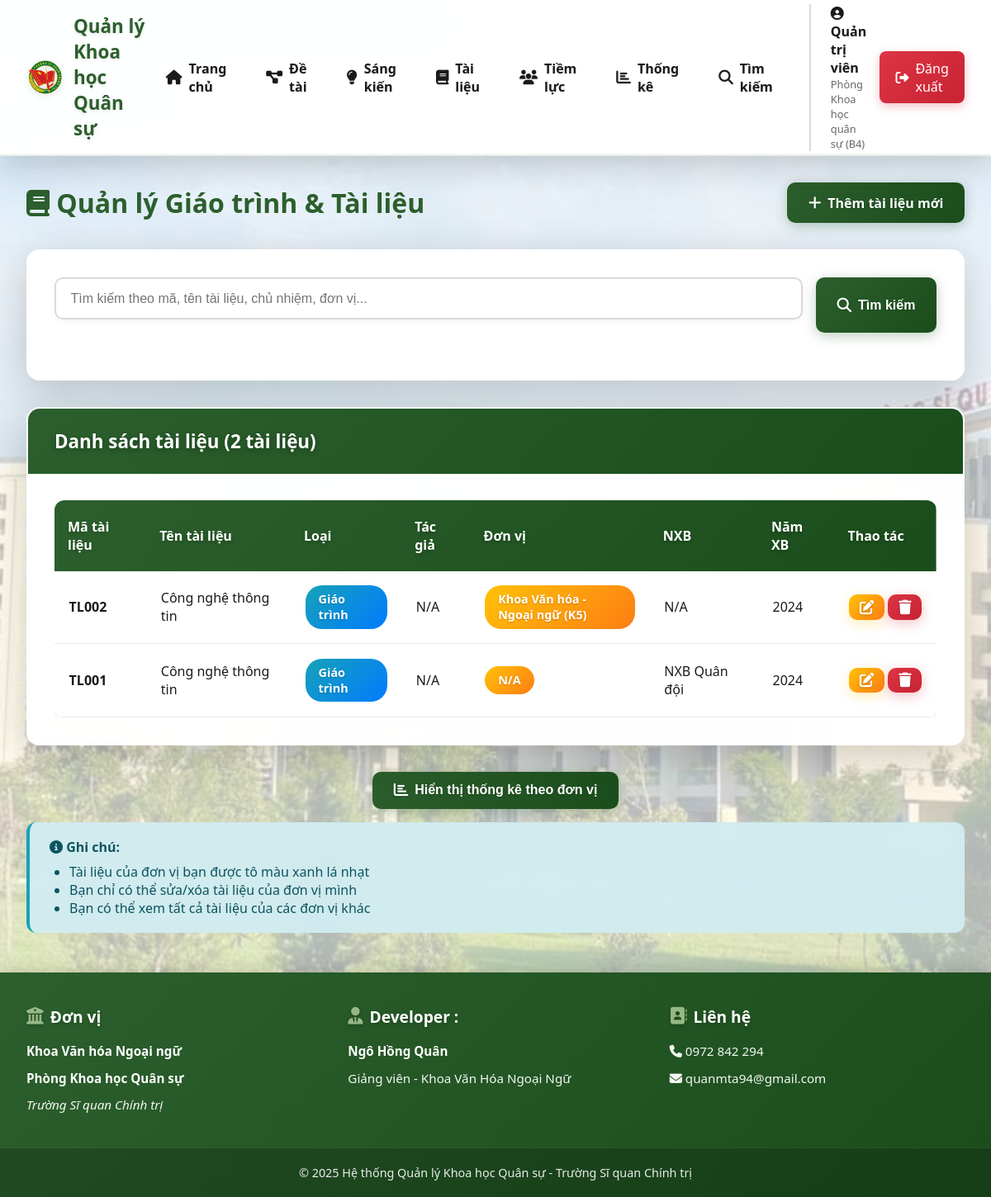
The app's page /tailieu (signed in) with its own data.
### models/__init__.py (models this page shows, shortened)
class User(UserMixin, db.Model):
    __tablename__ = 'users'
    id = db.Column(db.Integer, primary_key=True)
    username = db.Column(db.String(80), unique=True, nullable=False)
    email = db.Column(db.String(120), unique=True, nullable=False)
    password_hash = db.Column(db.String(255), nullable=False)
    full_name = db.Column(db.String(120), nullable=False)
    role = db.Column(db.String(20), default='user')  # admin, manager, user
    don_vi = db.Column(db.String(120))  # Đơn vị của người dùng
    created_at = db.Column(db.DateTime, default=datetime.utcnow)

class TaiLieu(db.Model):
    __tablename__ = 'tai_lieu'
    id = db.Column(db.Integer, primary_key=True)
    ma_tai_lieu = db.Column(db.String(50), unique=True, nullable=False)
    ten_tai_lieu = db.Column(db.String(255), nullable=False)
    loai = db.Column(db.String(50))  # Giáo trình, Tài liệu dạy học, Sách chuyên khảo, Sách tham khảo
    mo_ta = db.Column(db.Text)
    linh_vuc = db.Column(db.String(100))
    tac_gia = db.Column(db.Text)  # Danh sách tác giả (mỗi tác giả 1 dòng)
    don_vi = db.Column(db.String(120))
    ngay_bat_dau = db.Column(db.Date)
    ngay_ket_thuc = db.Column(db.Date)
    trang_thai = db.Column(db.String(50), default='Đang thực hiện')
    ket_qua = db.Column(db.Text)
    file_word = db.Column(db.String(255))
    file_word_content = db.Column(db.Text)
    nha_xuat_ban = db.Column(db.String(120))
    nam_xuat_ban = db.Column(db.Integer)
    mon_hoc = db.Column(db.String(120))
    file_tai_lieu = db.Column(db.String(255))
    bien_ban_ban = db.Column(db.String(255))
    bien_ban_de_cuong = db.Column(db.String(255))
    bien_ban_nghiem_thu = db.Column(db.String(255))
    file_sau_sua = db.Column(db.String(255))
    created_by = db.Column(db.Integer, db.ForeignKey('users.id'))
    created_at = db.Column(db.DateTime, default=datetime.utcnow)
    updated_at = db.Column(db.DateTime, default=datetime.utcnow, onupdate=datetime.utcnow)
    creator = db.relationship('User', backref='tai_lieu_created')
    ban_thanh_vien = db.relationship('BanTaiLieu', backref='tai_lieu', lazy='dynamic', cascade='all, delete-orphan')
    hoi_dong_de_cuong = db.relationship('HoiDongDeCuongTaiLieu', backref='tai_lieu', lazy='dynamic', cascade='all, delete-orphan')
    hoi_dong_nghiem_thu = db.relationship('HoiDongNghiemThuTaiLieu', backref='tai_lieu', lazy='dynamic', cascade='all, delete-orphan')

### routes/main.py (the view, shortened to what this page needs)
@main_bp.route('/tailieu')
@login_required
def tailieu_list():
    page = request.args.get('page', 1, type=int)
    per_page = 20
    search = request.args.get('search', '')
    query = TaiLieu.query
    if current_user.role != 'admin':
        query = query.filter_by(don_vi=current_user.don_vi)
    pagination = query.order_by(TaiLieu.created_at.desc()).paginate(
        page=page, per_page=per_page, error_out=False
    )
    stats_query = db.session.query(
        TaiLieu.don_vi,
        func.count(TaiLieu.id).label('total')
    )
    if current_user.role != 'admin':
        stats_query = stats_query.filter(TaiLieu.don_vi == current_user.don_vi)
    donvi_stats = stats_query.group_by(TaiLieu.don_vi).order_by(func.count(TaiLieu.id).desc()).all()
    donvi_stats = [{'don_vi': dv or 'Chưa xác định', 'total': total} for dv, total in donvi_stats]
    loai_stats = db.session.query(
        TaiLieu.loai,
        func.count(TaiLieu.id).label('total')
    )
    if current_user.role != 'admin':
        loai_stats = loai_stats.filter(TaiLieu.don_vi == current_user.don_vi)
    loai_stats = loai_stats.group_by(TaiLieu.loai).all()
    loai_stats = [{'loai': loai or 'Chưa xác định', 'total': total} for loai, total in loai_stats]
    total_tailieu = sum(s['total'] for s in donvi_stats)
    return render_template('tailieu/list.html',
                         pagination=pagination,
                         search=search,
                         donvi_stats=donvi_stats,
                         loai_stats=loai_stats,
                         total_tailieu=total_tailieu)

### templates/tailieu/list.html (shortened to what this page needs)
{% extends "base.html" %}
{% block content %}
<div style="display: flex; justify-content: space-between; align-items: center; margin-bottom: 2rem;">
    <h1 style="color: var(--primary-color);">
        <i class="fas fa-book"></i> Quản lý Giáo trình & Tài liệu
    </h1>
    <a href="{{ url_for('main.tailieu_add') }}" class="btn btn-primary">
        <i class="fas fa-plus"></i> Thêm tài liệu mới
    </a>
</div>
<div class="card">
    <div class="card-body">
        <form method="GET" class="search-box">
            <input type="text" name="search" class="form-control" placeholder="Tìm kiếm theo mã, tên tài liệu, chủ nhiệm, đơn vị..." value="{{ search }}">
            <button type="submit" class="btn btn-primary">
                <i class="fas fa-search"></i> Tìm kiếm
            </button>
        </form>
    </div>
</div>
<div class="card">
    <div class="card-header">
        Danh sách tài liệu ({{ pagination.total }} tài liệu)
    </div>
    <div class="card-body">
        {% if pagination.items %}
        <div style="overflow-x: auto;">
        <table class="table">
            <thead>
                <tr>
                    <th>Mã tài liệu</th>
                    <th>Tên tài liệu</th>
                    <th>Loại</th>
                    <th>Tác giả</th>
                    <th>Đơn vị</th>
                    <th>NXB</th>
                    <th>Năm XB</th>
                    <th>Thao tác</th>
                </tr>
            </thead>
            <tbody>
                {% for gt in pagination.items %}
                <tr {% if current_user.don_vi == gt.don_vi %}style="background: #e8f5e9;"{% endif %}>
                    <td><strong>{{ gt.ma_tai_lieu }}</strong></td>
                    <td>{{ gt.ten_tai_lieu }}</td>
                    <td><span class="badge badge-info">{{ gt.loai or 'N/A' }}</span></td>
                    <td>{{ gt.chu_nhiem or 'N/A' }}</td>
                    <td>
                        <span class="badge badge-warning" style="white-space: normal; max-width: 200px; display: inline-block;">
                            {{ gt.don_vi or 'N/A' }}
                        </span>
                    </td>
                    <td>{{ gt.nha_xuat_ban or 'N/A' }}</td>
                    <td>{{ gt.nam_xuat_ban or 'N/A' }}</td>
                    <td style="white-space: nowrap;">
                        {% if current_user.role == 'admin' or current_user.don_vi == gt.don_vi %}
                        <a href="{{ url_for('main.tailieu_edit', id=gt.id) }}" class="btn btn-warning" style="padding: 0.4rem 0.8rem;" title="Sửa">
                            <i class="fas fa-edit"></i>
                        </a>
                        <a href="{{ url_for('main.tailieu_delete', id=gt.id) }}" class="btn btn-danger" style="padding: 0.4rem 0.8rem;" onclick="return confirm('Bạn có chắc chắn muốn xóa?')" title="Xóa">
                            <i class="fas fa-trash"></i>
                        </a>
                        {% else %}
                        <span class="badge badge-info" style="padding: 0.4rem 0.8rem;">
                            <i class="fas fa-eye"></i> Chỉ xem
                        </span>
                        {% endif %}
                    </td>
                </tr>
                {% endfor %}
            </tbody>
        </table>
        </div>
        {% else %}
        <p style="text-align: center; color: #999; padding: 2rem;">Không tìm thấy tài liệu nào.</p>
        {% endif %}
    </div>
</div>
<div style="text-align: center; margin: 2rem 0 1rem 0;">
    <button class="btn btn-primary" onclick="toggleStats()" id="toggleStatsBtn">
        <i class="fas fa-chart-bar"></i> Hiển thị thống kê theo đơn vị
    </button>
</div>
<div class="alert alert-info" style="margin-top: 1rem;">
    <i class="fas fa-info-circle"></i> <strong>Ghi chú:</strong>
    <ul style="margin: 0.5rem 0 0 1.5rem;">
        <li>Tài liệu của đơn vị bạn được tô màu xanh lá nhạt</li>
        <li>Bạn chỉ có thể sửa/xóa tài liệu của đơn vị mình</li>
        <li>Bạn có thể xem tất cả tài liệu của các đơn vị khác</li>
    </ul>
</div>
{% endblock %}

### templates/base.html (shortened to what this page needs)
<!DOCTYPE html>
<html lang="vi">
<head>
    <link rel="stylesheet" href="{{ url_for('static', filename='css/style.css') }}">
    <link rel="stylesheet" href="https://cdnjs.cloudflare.com/ajax/libs/font-awesome/6.4.0/css/all.min.css">
</head>
<body>
    {% if current_user.is_authenticated %}
    <nav class="navbar">
        <div class="navbar-container">
            <a href="{{ url_for('main.dashboard') }}" class="navbar-brand">
                <img src="{{ url_for('static', filename='images/logo.png') }}" alt="Logo">
                <span class="desktop-only">Quản lý Khoa học Quân sự</span>
            </a>
            <div class="navbar-menu" id="navbarMenu">
                <a href="{{ url_for('main.dashboard') }}" class="nav-link">
                    <i class="fas fa-home"></i> Trang chủ
                </a>
                <a href="{{ url_for('main.detai_list') }}" class="nav-link">
                    <i class="fas fa-project-diagram"></i> Đề tài
                </a>
                <a href="{{ url_for('main.sangkien_list') }}" class="nav-link">
                    <i class="fas fa-lightbulb"></i> Sáng kiến
                </a>
                <a href="{{ url_for('main.giaotrinh_list') }}" class="nav-link">
                    <i class="fas fa-book"></i> Tài liệu
                </a>
                <a href="{{ url_for('main.tiemluc_list') }}" class="nav-link">
                    <i class="fas fa-users"></i> Tiềm lực
                </a>
                <a href="{{ url_for('main.thongke') }}" class="nav-link">
                    <i class="fas fa-chart-bar"></i> Thống kê
                </a>
                <a href="{{ url_for('main.timkiem') }}" class="nav-link">
                    <i class="fas fa-search"></i> Tìm kiếm
                </a>
                <div class="user-section">
                    <div class="user-info">
                        <span class="user-name">
                            <i class="fas fa-user-circle"></i> {{ current_user.full_name }}
                        </span>
                        {% if current_user.don_vi %}
                        <span class="user-unit">{{ current_user.don_vi }}</span>
                        {% endif %}
                    </div>
                    <a href="{{ url_for('auth.logout') }}" class="btn-logout">
                        <i class="fas fa-sign-out-alt"></i> Đăng xuất
                    </a>
                </div>
            </div>
        </div>
    </nav>
    {% endif %}
    <div class="container">
        {% block content %}{% endblock %}
    </div>
    <footer class="footer">
        <div class="footer-container">
            <div class="footer-section">
                <h4><i class="fas fa-university"></i> Đơn vị</h4>
                <p><strong>Khoa Văn hóa Ngoại ngữ</strong></p>
                <p><strong>Phòng Khoa học Quân sự</strong></p>
                <p><em><a href="http://daihocchinhtri.edu.vn/">Trường Sĩ quan Chính trị</a></em></p>
            </div>
            <div class="footer-section">
                <h4><i class="fas fa-user-tie"></i> Developer :</h4>
                <p><strong>Ngô Hồng Quân</strong></p>
                <p>Giảng viên - Khoa Văn Hóa Ngoại Ngữ</p>
            </div>
            <div class="footer-section">
                <h4><i class="fas fa-address-book"></i> Liên hệ</h4>
                <p><i class="fas fa-phone"></i> <a href="tel:0972842294">0972 842 294</a></p>
                <p><i class="fas fa-envelope"></i> <a href="mailto:quanmta94@gmail.com">quanmta94@gmail.com</a></p>
            </div>
        </div>
        <div class="footer-bottom">
            <p>&copy; 2025 Hệ thống Quản lý Khoa học Quân sự - Trường Sĩ quan Chính trị</p>
        </div>
    </footer>
</body>
</html>

### records on screen
User: full_name "Quản trị viên", don_vi "Phòng Khoa học quân sự (B4)"
TaiLieu: ma_tai_lieu "TL002", ten_tai_lieu "Công nghệ thông tin", loai "Giáo trình", chu_nhiem "N/A", don_vi "Khoa Văn hóa - Ngoại ngữ (K5)", nha_xuat_ban "N/A", nam_xuat_ban "2024"
TaiLieu: ma_tai_lieu "TL001", ten_tai_lieu "Công nghệ thông tin", loai "Giáo trình", chu_nhiem "N/A", don_vi "N/A", nha_xuat_ban "NXB Quân đội", nam_xuat_ban "2024"

### other values on screen
{{ pagination.total }} "2"
